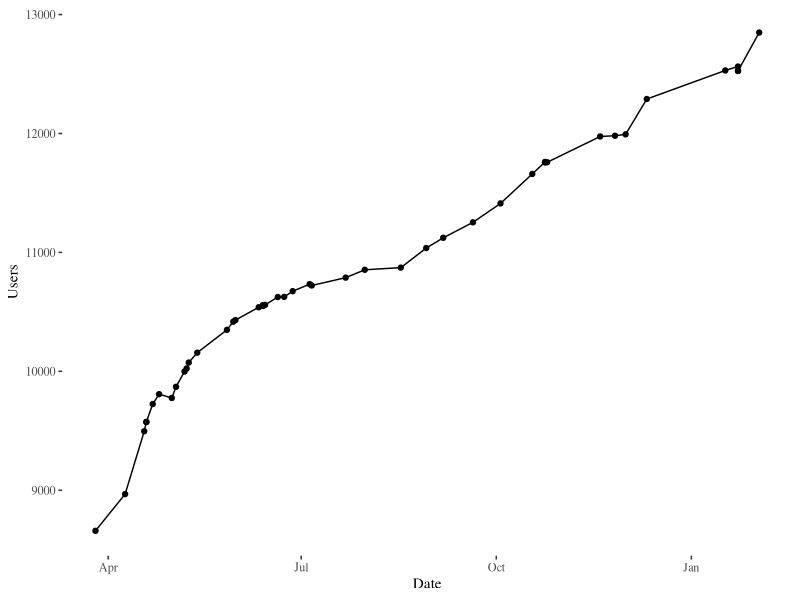
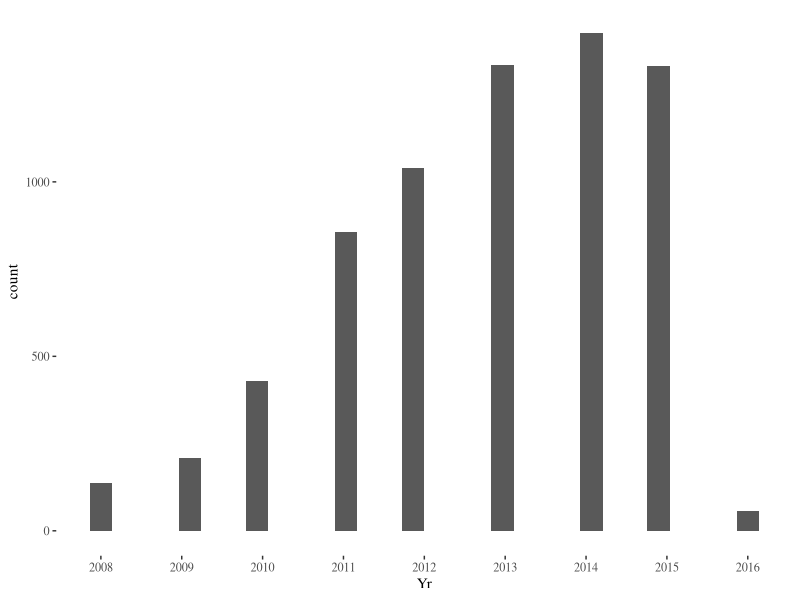
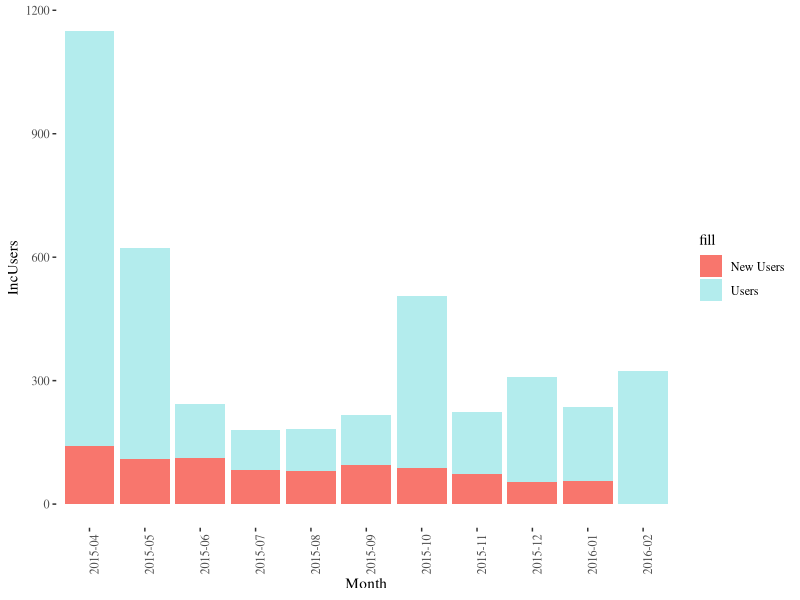

Write R code to recreate these figures, in order.
## ---- chunk 1
date_followers <- read.csv("../data/aggregated-top-Spain-evol.csv",sep=";")
dates <- do.call("rbind",lapply(strsplit(as.character(date_followers$commitdate)," "),"[",1))
date_users <- data.frame(Date=as.Date(dates),Users=date_followers$users)

library("ggplot2")
library("ggthemes")
data <- read.csv("../data/date-followers-contrib.csv")
users <- read.csv("../data/users-month.csv")
## ---- chunk 2
ggplot(date_users,aes(x=Date,y=Users))+geom_line()+geom_point()+scale_x_date()+ theme_tufte()
## ---- chunk 3
ggplot( data, aes(x=Yr,y=..count..))+geom_bar(stat='bin')+scale_x_continuous(breaks=c(2007:2016))+  theme_tufte()
## ---- chunk 4
ggplot(data=users)+geom_bar(aes(x=Month,y=IncUsers,fill='Users'),alpha=.3,stat='identity')+geom_bar(aes(x=Month,y=NewUsers,fill='New Users'),stat='identity')+theme_tufte()+ theme(axis.text.x = element_text(angle = 90, hjust = 1))
